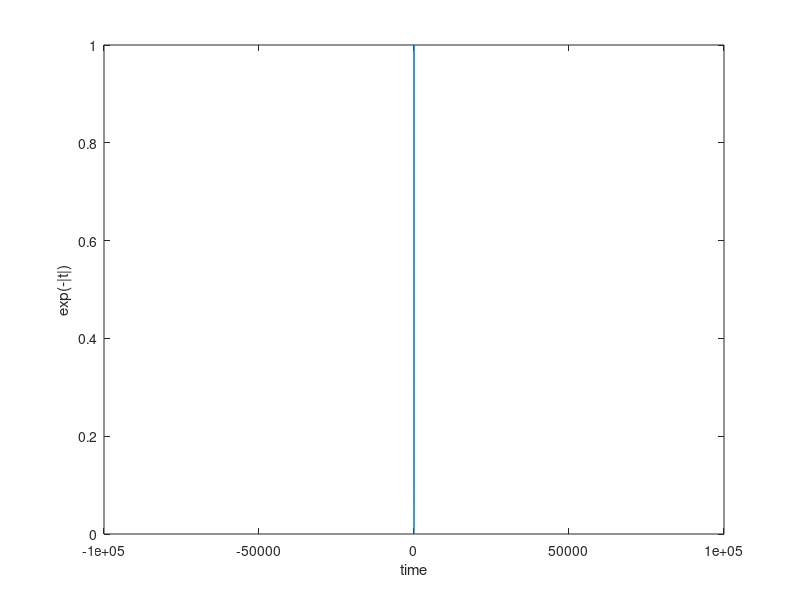
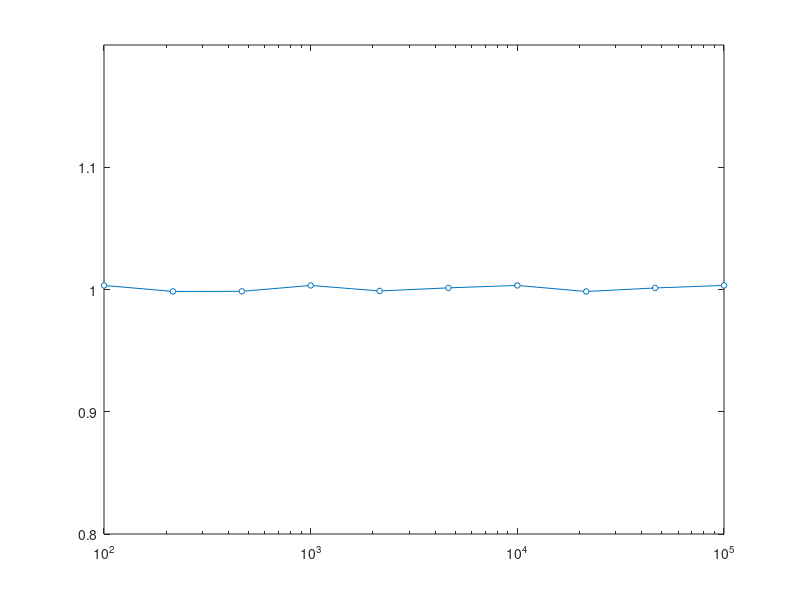

The MATLAB source for these figures, in order:
clc 
clear all 
close all

%%
Nt = logspace(2, 5, 10);

for nx = 1:length(Nt)
    t = -Nt(nx):0.1:Nt(nx);
    xt = exp(-abs(t));
    plot(t, xt);
    xlabel('time');
    ylabel('exp(-|t|)');
    drawnow; pause(0.1);
    egx(nx) = trapz(t, xt.^2);
end;
figure;
semilogx(Nt, egx, 'o-', 'MarkerSize', 4, 'MarkerFaceColor', 'w');
ylim([.8, 1.2]);
